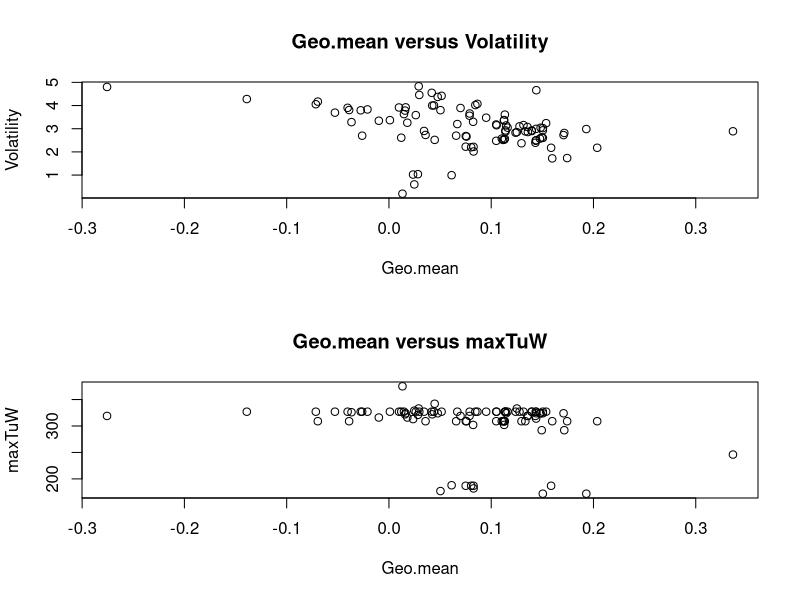
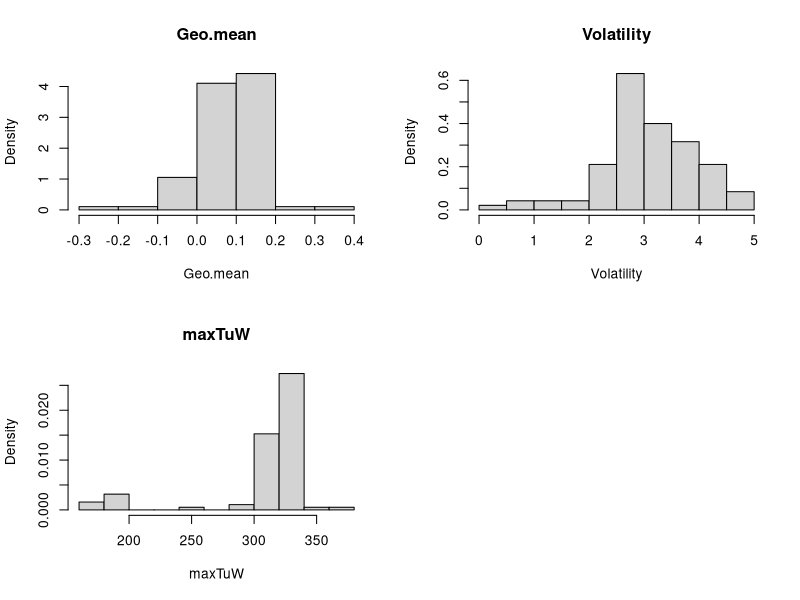
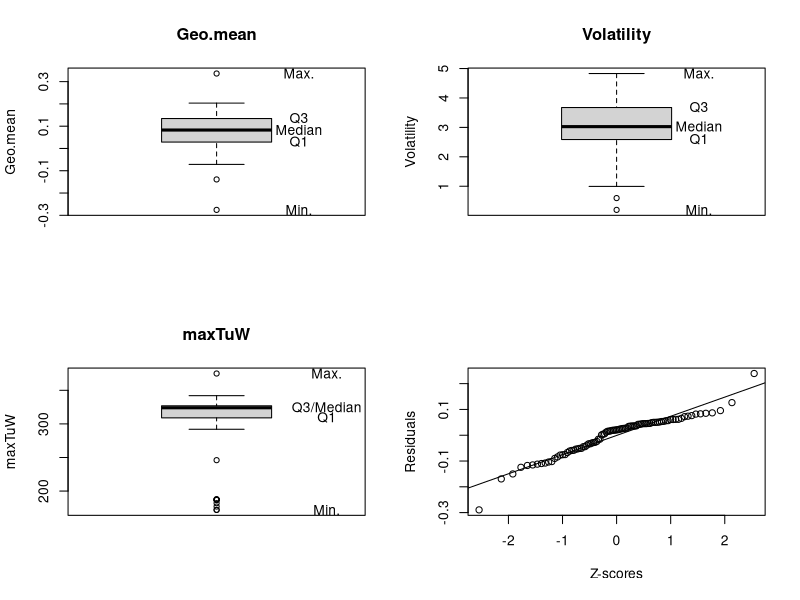
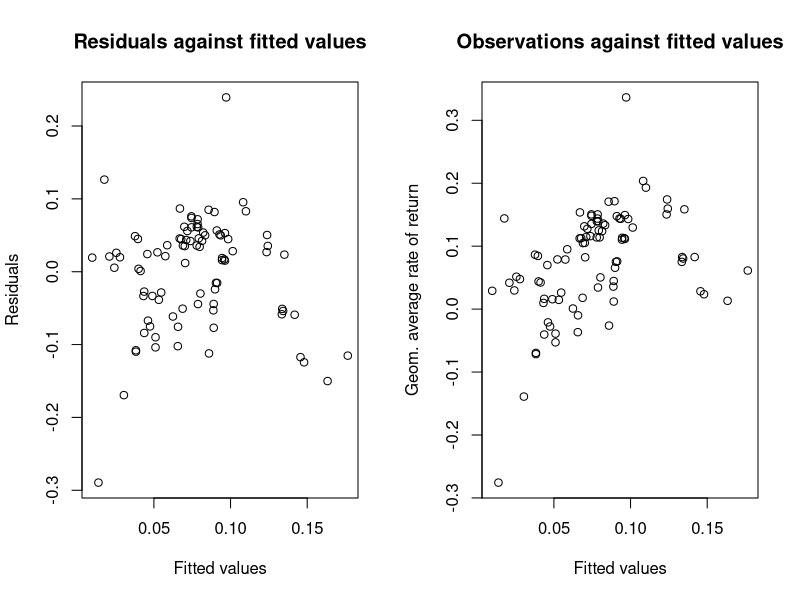
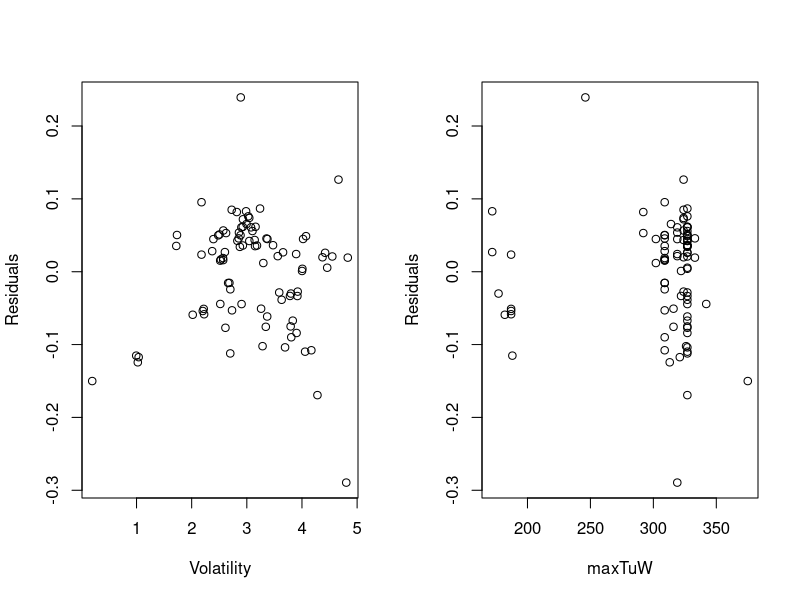
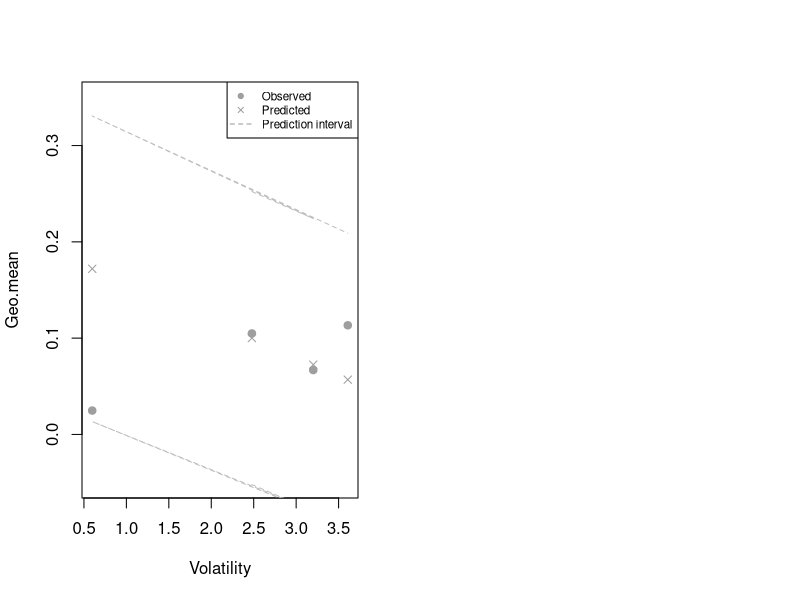

Write the R code that produced these figures, in order.
setwd("/home/arm/Projects/statistics/r_scripts/ass2")
D <- read.table("finans2_data.csv", header = TRUE, sep = ";")
D_test <- subset(D, ETF %in% c("AGG","VAW","IWN","SPY"))
D_model <- subset(D, !(ETF %in% c("AGG","VAW","IWN","SPY")))

# a)

des <- Hmisc::describe(D)
print(des)

par(mfrow=c(2,1))
plot(D$Geo.mean, D$Volatility, xlab="Geo.mean", ylab="Volatility", main="Geo.mean versus Volatility")
plot(D$Geo.mean, D$maxTuW, xlab="Geo.mean", ylab="maxTuW", main="Geo.mean versus maxTuW")

par(mfrow=c(2,2))
hist(D$Geo.mean, xlab="Geo.mean",main="Geo.mean" , prob=TRUE)
hist(D$Volatility, xlab="Volatility",main="Volatility" , prob=TRUE)
hist(D$maxTuW, xlab="maxTuW",main="maxTuW" , prob=TRUE)

par(mfrow=c(2,2))
boxplot(D$Geo.mean, ylab="Geo.mean", main="Geo.mean")
text(1.3, quantile(D$Geo.mean), c("Min.", "Q1", "Median", "Q3", "Max."))
boxplot(D$Volatility, ylab="Volatility", main="Volatility")
text(1.3, quantile(D$Volatility), c("Min.", "Q1", "Median", "Q3", "Max."))
boxplot(D$maxTuW, ylab="maxTuW", main="maxTuW")
text(1.4, quantile(D$maxTuW), c("Min.", "Q1", "Q3/Median", "", "Max."))

# c) 

fit <- lm(Geo.mean ~ Volatility + maxTuW, data = D_model)
summary(fit)

# d)
qqnorm(fit$residuals, ylab = "Residuals", xlab = "Z-scores",  main = "")
qqline(fit$residuals)

par(mfrow=c(1,2))
plot(fit$fitted.values, fit$residuals, main="Residuals against fitted values",xlab = "Fitted values", ylab = "Residuals")
plot(fit$fitted.values, D_model$Geo.mean, main="Observations against fitted values", xlab = "Fitted values",ylab = "Geom. average rate of return")

par(mfrow=c(1,2))
plot(D_model$Volatility, fit$residuals, 
     xlab = "Volatility", ylab = "Residuals")
plot(D_model$maxTuW, fit$residuals, 
     xlab = "maxTuW", ylab = "Residuals")

# e)
qt(1-0.05/2, df=88)
confint_beta1 <- confint(fit, level = 0.95)

# f)
(-0.0351310-(-0.06))/0.0097229
1-pt(2.557776, df=88)

# g)
fit <- lm(Geo.mean ~ Volatility, data = D_model)
summary(fit)

# h)
pred <- predict(fit, newdata = D_test, interval = "prediction", level = 0.95)
observed_predictions <- cbind(id = D_test$ETF, Geo.mean = D_test$Geo.mean, volatility=D_test$Volatility, pred)
observed_predictions <- cbind(observed_predictions,diff_obs_fit= as.numeric(observed_predictions[,2]) - as.numeric(observed_predictions[,3]) )
observed_predictions

plot(D_test$Volatility, D_test$Geo.mean, pch=19, col=8, xlab="Volatility", ylab="Geo.mean", ylim=c(-0.05,0.35))
points(D_test$Volatility, pred[,"fit"], pch=4, col=8)
lines(D_test$Volatility, pred[,"lwr"], col="grey", lty=2)
lines(D_test$Volatility, pred[,"upr"], col="grey", lty=2)
legend("topright", c("Observed", "Predicted", "Prediction interval"), pch=c(19,4,-1), lty=c(0,0,2), col=c(8,8), cex=0.7)
